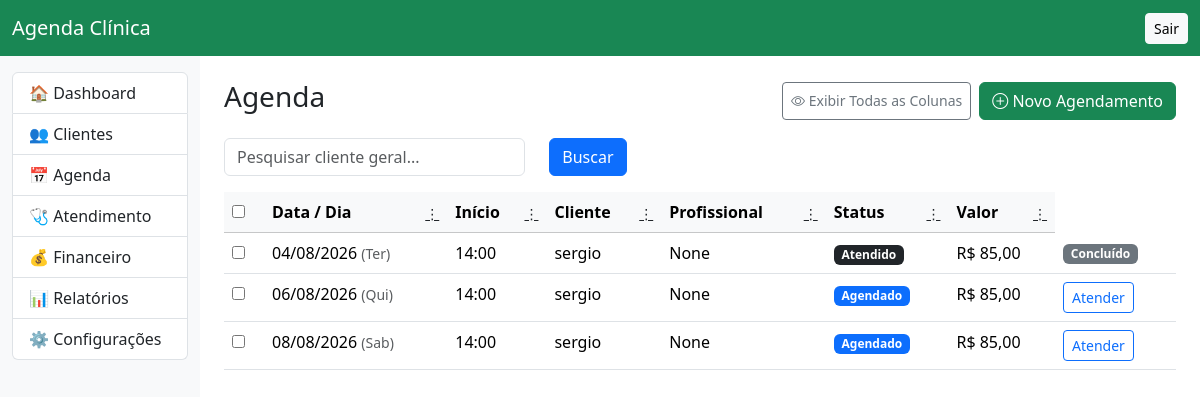
The page /agenda/ (signed in) on the database its author committed.
### agenda/models.py (models this page shows, shortened)
class Agendamento(models.Model):
    STATUS = [
        ("AGENDADO", "Agendado"),
        ("CONFIRMADO", "Confirmado"),
        ("ATENDIMENTO", "Em Atendimento"),
        ("ATENDIDO", "Atendido"),
        ("CANCELADO", "Cancelado"),
        ("FALTOU", "Faltou"),
        ("REMARCADO", "Remarcado"),
    ]
    cliente = models.ForeignKey(
        Cliente,
        on_delete=models.CASCADE,
        related_name="agendamentos"
    )
    profissional = models.ForeignKey(
        Usuario,
        on_delete=models.SET_NULL,
        null=True,
        blank=True
    )
    data = models.DateField()
    hora_inicio = models.TimeField()
    hora_fim = models.TimeField()
    valor = models.DecimalField(
        max_digits=10,
        decimal_places=2,
        default=0
    )
    observacoes = models.TextField(blank=True)
    status = models.CharField(
        max_length=20,
        choices=STATUS,
        default="AGENDADO"
    )
    criado_em = models.DateTimeField(auto_now_add=True)
    atualizado_em = models.DateTimeField(auto_now=True)
    class Meta:
        ordering = ["data", "hora_inicio"]

### clientes/models.py (models this page shows, shortened)
class Cliente(models.Model):
    STATUS = (
        ("ATIVO", "Ativo"),
        ("INATIVO", "Inativo"),
    )
    SEXO = (
        ("M", "Masculino"),
        ("F", "Feminino"),
        ("O", "Outro"),
    )
    nome = models.CharField("Nome", max_length=150)
    cpf = models.CharField(
        "CPF",
        max_length=14,
        blank=True,
        null=True
    )
    nascimento = models.DateField(
        "Nascimento",
        blank=True,
        null=True
    )
    sexo = models.CharField(
        "Sexo",
        max_length=1,
        choices=SEXO,
        blank=True
    )
    telefone = models.CharField(
        "Telefone",
        max_length=20,
        blank=True
    )
    whatsapp = models.CharField(
        "WhatsApp",
        max_length=20,
        blank=True
    )
    email = models.EmailField(
        "E-mail",
        blank=True
    )
    cep = models.CharField(
        max_length=9,
        blank=True
    )
    endereco = models.CharField(
        max_length=200,
        blank=True
    )
    numero = models.CharField(
        max_length=10,
        blank=True
    )
    bairro = models.CharField(
        max_length=100,
        blank=True
    )
    cidade = models.CharField(
        max_length=100,
        blank=True
    )
    uf = models.CharField(
        max_length=2,
        blank=True
    )
    profissional = models.ForeignKey(
        "usuarios.Usuario",
        on_delete=models.SET_NULL,
        null=True,
        blank=True,
        verbose_name="Suelen Garcia de Almeida",
    )
    valor_sessao = models.DecimalField(
        max_digits=10,
        decimal_places=2,
        default=0
    )
    dias_vencimento = models.PositiveIntegerField(
        default=5,
        help_text="Quantidade de dias após o agendamento para o vencimento da fatura"
    )
    total_sessoes = models.PositiveIntegerField(
        default=10
    )
    sessoes_realizadas = models.IntegerField(
    default=0
)
    status = models.CharField(
        max_length=10,
        choices=STATUS,
        default="ATIVO"
    )
    observacoes = models.TextField(
        blank=True
    )
    criado_em = models.DateTimeField(
        auto_now_add=True
    )
    atualizado_em = models.DateTimeField(
        auto_now=True
    )
    class Meta:
        ordering = ["nome"]
        verbose_name = "Cliente"
        verbose_name_plural = "Clientes"

### agenda/views.py (the view)
# urls.py: path("", views.lista, name="agenda"),
@login_required
def lista(request):
    pesquisa = request.GET.get("q", "")
    agendamentos = Agendamento.objects.select_related(
        "cliente",
        "profissional"
    )
    if pesquisa:
        agendamentos = agendamentos.filter(
            Q(cliente__nome__icontains=pesquisa)
        )
    return render(
        request,
        "agenda/lista.html",
        {
            "agendamentos": agendamentos,
            "pesquisa": pesquisa,
        },
    )

### agenda/templates/agenda/lista.html (shortened to what this page needs)
{% extends "base.html" %}
{% block content %}
<div class="d-flex justify-content-between align-items-center mb-3">
    <h3>Agenda</h3>
    <div class="d-flex gap-2">
        <button type="button" class="btn btn-outline-secondary btn-sm" onclick="restaurarTodasColunas()">
            <i class="bi bi-eye"></i> Exibir Todas as Colunas
        </button>
        <a href="{% url 'agenda_novo' %}" class="btn btn-success">
            <i class="bi bi-plus-circle"></i> Novo Agendamento
        </a>
    </div>
</div>
<form method="get" class="row mb-3">
    <div class="col-md-4">
        <input
            type="text"
            name="q"
            value="{{ pesquisa }}"
            class="form-control"
            placeholder="Pesquisar cliente geral...">
    </div>
    <div class="col-md-2">
        <button type="submit" class="btn btn-primary">Buscar</button>
    </div>
</form>
<form id="formTabelaAgenda" method="post" action="{% url 'agenda_excluir_massa' %}">
    <table class="table table-hover mb-0" id="tabelaAgenda">
        <thead class="table-light">
            <tr>
                <th style="width: 40px;">
                    <input type="checkbox" id="selectAll">
                </th>
                <th class="col-data">
                    <div class="d-flex justify-content-between align-items-center">
                        <span>Data / Dia</span>
                        <div class="dropdown">
                            <button class="btn btn-sm btn-link text-dark p-0 border-0" type="button" data-bs-toggle="dropdown" aria-expanded="false">
                                &#8942;
                            </button>
                        </div>
                    </div>
                </th>
                <th class="col-inicio">
                    <div class="d-flex justify-content-between align-items-center">
                        <span>Início</span>
                        <div class="dropdown">
                            <button class="btn btn-sm btn-link text-dark p-0 border-0" type="button" data-bs-toggle="dropdown" aria-expanded="false">
                                &#8942;
                            </button>
                        </div>
                    </div>
                </th>
                <th class="col-cliente">
                    <div class="d-flex justify-content-between align-items-center">
                        <span>Cliente</span>
                        <div class="dropdown">
                            <button class="btn btn-sm btn-link text-dark p-0 border-0" type="button" data-bs-toggle="dropdown" aria-expanded="false">
                                &#8942;
                            </button>
                        </div>
                    </div>
                </th>
                <th class="col-profissional">
                    <div class="d-flex justify-content-between align-items-center">
                        <span>Profissional</span>
                        <div class="dropdown">
                            <button class="btn btn-sm btn-link text-dark p-0 border-0" type="button" data-bs-toggle="dropdown" aria-expanded="false">
                                &#8942;
                            </button>
                        </div>
                    </div>
                </th>
                <th class="col-status">
                    <div class="d-flex justify-content-between align-items-center">
                        <span>Status</span>
                        <div class="dropdown">
                            <button class="btn btn-sm btn-link text-dark p-0 border-0" type="button" data-bs-toggle="dropdown" aria-expanded="false">
                                &#8942;
                            </button>
                        </div>
                    </div>
                </th>
                <th class="col-valor">
                    <div class="d-flex justify-content-between align-items-center">
                        <span>Valor</span>
                        <div class="dropdown">
                            <button class="btn btn-sm btn-link text-dark p-0 border-0" type="button" data-bs-toggle="dropdown" aria-expanded="false">
                                &#8942;
                            </button>
                        </div>
                    </div>
                </th>
            </tr>
        </thead>
        <tbody>
            {% for a in agendamentos %}
            <tr>
                <td>
                    <input type="checkbox" name="ids" class="row-check" value="{{ a.id }}" data-valor="{{ a.valor|stringformat:'.2f' }}">
                </td>
                <td class="col-data">
                    {{ a.data|date:"d/m/Y" }}
                    <small class="text-muted">({{ a.data|date:"D" }})</small>
                </td>
                <td class="col-inicio">{{ a.hora_inicio }}</td>
                <td class="col-cliente">{{ a.cliente.nome }}</td>
                <td class="col-profissional">{{ a.profissional }}</td>
                <td class="col-status">
                    {% if a.status == "AGENDADO" %}
                        <span class="badge bg-primary">Agendado</span>
                    {% elif a.status == "CONFIRMADO" %}
                        <span class="badge bg-success">Confirmado</span>
                    {% elif a.status == "ATENDIDO" %}
                        <span class="badge bg-dark">Atendido</span>
                    {% else %}
                        <span class="badge bg-secondary">{{ a.get_status_display|default:a.status }}</span>
                    {% endif %}
                </td>
                <td class="col-valor">R$ {{ a.valor|floatformat:2 }}</td>
                            <td>
                    {% if a.id %}
                        {% if a.status != "ATENDIDO" %}
                            <a href="{% url 'atendimento_novo_agendamento' a.id %}" class="btn btn-sm btn-outline-primary" title="Iniciar Atendimento">
                                 Atender
                            </a>
                        {% else %}
                            <span class="badge bg-secondary">Concluído</span>
                        {% endif %}
                    {% endif %}
                </td>
            </tr>
            {% empty %}
            <tr>
                <td colspan="7" class="text-center text-muted py-4">
                    Nenhum agendamento encontrado.
                </td>
            </tr>
            {% endfor %}
        </tbody>
    </table>
</form>
{% endblock %}

### rows shown on the page
Agendamento: data "04/08/2026", data "Ter", hora_inicio "14:00", cliente.nome "sergio", profissional "None", status "Atendido", valor "85,00"
Agendamento: data "06/08/2026", data "Qui", hora_inicio "14:00", cliente.nome "sergio", profissional "None", status "Agendado", valor "85,00"
Agendamento: data "08/08/2026", data "Sab", hora_inicio "14:00", cliente.nome "sergio", profissional "None", status "Agendado", valor "85,00"
